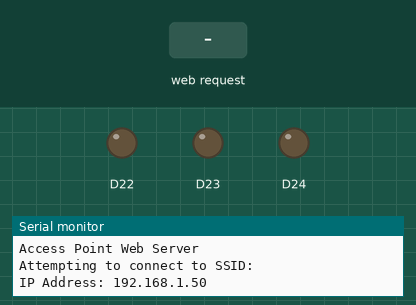
Simulated run of this sketch. Board: Arduino Nano RP2040 Connect. Shown: output pins drawn as LEDs (lit = HIGH), the last lines printed to the serial monitor. The test bench sets the inputs (shaded band). WiFi joins after 1.5 s; servers stay silent unless stated.

Above: at 12.7 s.
12.8 s: HTTP request GET /RH received
At 13.8 s:
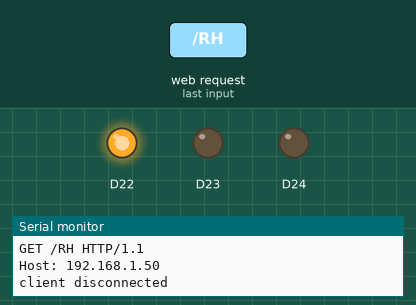
14.3 s: HTTP request GET /GH received
At 14.9 s:
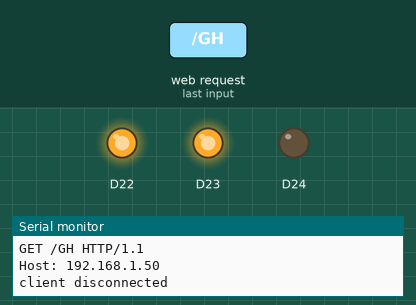
15.8 s: HTTP request GET /RL received
At 17.0 s:
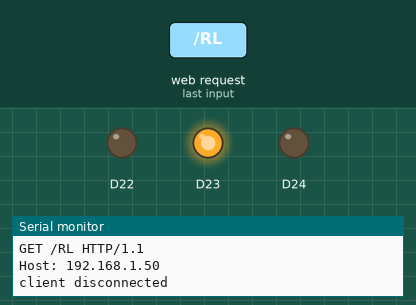
17.3 s: HTTP request GET /BH received
At 18.4 s:
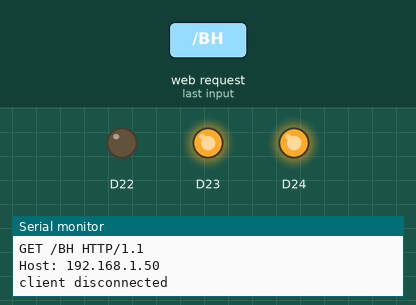
18.8 s: HTTP request GET /GL received
At 19.6 s:
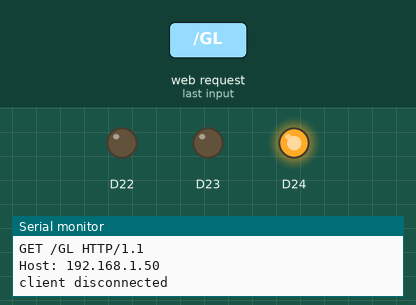
20.3 s: HTTP request GET /RH received
At 20.7 s:
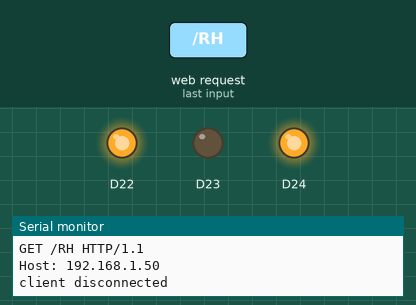
Timing chart, 0 to 22.8 s (numbered marks = the images above; inputs shaded):
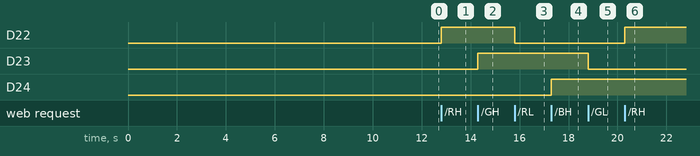

The sketch:

RP2040WebServer.ino
```cpp
#include <SPI.h>
#include <WiFiNINA.h>
#include "arduino_secrets.h"
///////please enter your sensitive data in the Secret tab/arduino_secrets.h
char ssid[] = SECRET_SSID;        // your network SSID (name)
char pass[] = SECRET_PASS;    // your network password (use for WPA, or use as key for WEP)
int keyIndex = 0;                // your network key index number (needed only for WEP)

int status = WL_IDLE_STATUS;

WiFiServer server(80);

void setup() {
  //Initialize serial and wait for port to open:
  Serial.begin(9600);
  while (!Serial) {
    ; // wait for serial port to connect. Needed for native USB port only
  }

  Serial.println("Access Point Web Server");

pinMode(LEDR, OUTPUT);
pinMode(LEDG, OUTPUT);
pinMode(LEDB, OUTPUT);
// set the LED pin mode

  // check for the WiFi module:
  if (WiFi.status() == WL_NO_MODULE) {
    Serial.println("Communication with WiFi module failed!");
    // don't continue
    while (true);
  }

  String fv = WiFi.firmwareVersion();
  if (fv < WIFI_FIRMWARE_LATEST_VERSION) {
    Serial.println("Please upgrade the firmware");
  }

  // attempt to connect to WiFi network:
  while (status != WL_CONNECTED) {
    Serial.print("Attempting to connect to SSID: ");
    Serial.println(ssid);
    // Connect to WPA/WPA2 network. Change this line if using open or WEP network:
    status = WiFi.begin(ssid, pass);

    // wait 10 seconds for connection:
    delay(10000);
  }
  server.begin();
  // you're connected now, so print out the status:
  IPAddress ip = WiFi.localIP();
  Serial.print("IP Address: ");
  Serial.println(ip);
}

void loop() {
  // compare the previous status to the current status
  if (status != WiFi.status()) {
    // it has changed update the variable
    status = WiFi.status();

    if (status == WL_AP_CONNECTED) {
      // a device has connected to the AP
      Serial.println("Device connected to AP");
    } else {
      // a device has disconnected from the AP, and we are back in listening mode
      Serial.println("Device disconnected from AP");
    }
  }

  WiFiClient client = server.available();   // listen for incoming clients

  if (client) {                             // if you get a client,
    Serial.println("new client");           // print a message out the serial port
    String currentLine = "";                // make a String to hold incoming data from the client
    while (client.connected()) {            // loop while the client's connected
      delayMicroseconds(10);                // This is required for the Arduino Nano RP2040 Connect - otherwise it will loop so fast that SPI will never be served.
      if (client.available()) {             // if there's bytes to read from the client,
        char c = client.read();             // read a byte, then
        Serial.write(c);                    // print it out the serial monitor
        if (c == '\n') {                    // if the byte is a newline character

          // if the current line is blank, you got two newline characters in a row.
          // that's the end of the client HTTP request, so send a response:
          if (currentLine.length() == 0) {
            // HTTP headers always start with a response code (e.g. HTTP/1.1 200 OK)
            // and a content-type so the client knows what's coming, then a blank line:
            client.println("HTTP/1.1 200 OK");
            client.println("Content-type:text/html");
            client.println();

            // the content of the HTTP response follows the header:
            client.print("Click <a href=\"/RH\">here</a> turn the Red LED on<br>");
            client.print("Click <a href=\"/RL\">here</a> turn the Red LED off<br>");
            client.print("Click <a href=\"/GH\">here</a> turn the Green LED on<br>");
            client.print("Click <a href=\"/GL\">here</a> turn the Green LED off<br>");
            client.print("Click <a href=\"/BH\">here</a> turn the Blue LED on<br>");
            client.print("Click <a href=\"/BL\">here</a> turn the Blue LED off<br>");

            // The HTTP response ends with another blank line:
            client.println();
            // break out of the while loop:
            break;
          }
          else {      // if you got a newline, then clear currentLine:
            currentLine = "";
          }
        }
        else if (c != '\r') {    // if you got anything else but a carriage return character,
          currentLine += c;      // add it to the end of the currentLine
        }

        // Check to see if the client request was "GET /H" or "GET /L":
        if (currentLine.endsWith("GET /RH")) {
          digitalWrite(LEDR, HIGH);               // GET /RH turns the LED on
        }
        if (currentLine.endsWith("GET /RL")) {
          digitalWrite(LEDR, LOW);                // GET /RL turns the LED off
        }
        if (currentLine.endsWith("GET /GH")) {
          digitalWrite(LEDG, HIGH);               // GET /GH turns the LED on
        }
        if (currentLine.endsWith("GET /GL")) {
          digitalWrite(LEDG, LOW);                // GET /GL turns the LED off
        }
        if (currentLine.endsWith("GET /BH")) {
          digitalWrite(LEDB, HIGH);               // GET /BH turns the LED on
        }
        if (currentLine.endsWith("GET /BL")) {
          digitalWrite(LEDB, LOW);                // GET /BL turns the LED off
        }

      }
    }
    // close the connection:
    client.stop();
    Serial.println("client disconnected");
  }
}

/*
void printWiFiStatus() {
  // print the SSID of the network you're attached to:
  Serial.print("SSID: ");
  Serial.println(WiFi.SSID());

  // print your WiFi shield's IP address:
  IPAddress ip = WiFi.localIP();
  Serial.print("IP Address: ");
  Serial.println(ip);

  // print where to go in a browser:
  Serial.print("To see this page in action, open a browser to http://");
  Serial.println(ip);

}
*/
```

arduino_secrets.h
```cpp
// Both SSID and password must be 8 characters or longer
#define SECRET_SSID ""
#define SECRET_PASS ""
```

Measured:
- after the input at 12.8 s, D22: LOW → HIGH at once
- after the input at 14.3 s, D23: LOW → HIGH at once
- after the input at 15.8 s, D22: HIGH → LOW at once
- after the input at 17.3 s, D24: LOW → HIGH at once
- after the input at 18.8 s, D23: HIGH → LOW at once
- after the input at 20.3 s, D22: LOW → HIGH at once
